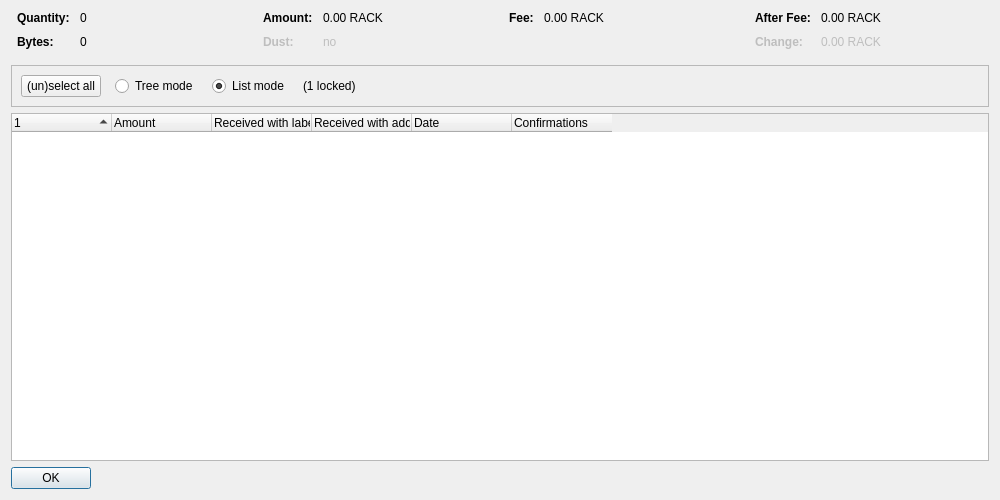
<?xml version="1.0" encoding="UTF-8"?>
<ui version="4.0">
 <class>CoinControlDialog</class>
 <widget class="QDialog" name="CoinControlDialog">
  <property name="geometry">
   <rect>
    <x>0</x>
    <y>0</y>
    <width>1000</width>
    <height>500</height>
   </rect>
  </property>
  <property name="windowTitle">
   <string>Coin Selection</string>
  </property>
  <layout class="QVBoxLayout" name="verticalLayout">
   <item>
    <layout class="QHBoxLayout" name="horizontalLayoutTop" stretch="0,0,0,0">
     <property name="topMargin">
      <number>0</number>
     </property>
     <property name="bottomMargin">
      <number>10</number>
     </property>
     <item>
      <layout class="QFormLayout" name="formLayoutCoinControl1">
       <property name="horizontalSpacing">
        <number>10</number>
       </property>
       <property name="verticalSpacing">
        <number>10</number>
       </property>
       <property name="leftMargin">
        <number>6</number>
       </property>
       <property name="rightMargin">
        <number>6</number>
       </property>
       <item row="0" column="0">
        <widget class="QLabel" name="labelCoinControlQuantityText">
         <property name="font">
          <font>
           <weight>75</weight>
           <bold>true</bold>
          </font>
         </property>
         <property name="text">
          <string>Quantity:</string>
         </property>
        </widget>
       </item>
       <item row="0" column="1">
        <widget class="QLabel" name="labelCoinControlQuantity">
         <property name="cursor">
          <cursorShape>IBeamCursor</cursorShape>
         </property>
         <property name="contextMenuPolicy">
          <enum>Qt::ActionsContextMenu</enum>
         </property>
         <property name="text">
          <string notr="true">0</string>
         </property>
         <property name="textInteractionFlags">
          <set>Qt::LinksAccessibleByMouse|Qt::TextSelectableByKeyboard|Qt::TextSelectableByMouse</set>
         </property>
        </widget>
       </item>
       <item row="1" column="0">
        <widget class="QLabel" name="labelCoinControlBytesText">
         <property name="font">
          <font>
           <weight>75</weight>
           <bold>true</bold>
          </font>
         </property>
         <property name="text">
          <string>Bytes:</string>
         </property>
        </widget>
       </item>
       <item row="1" column="1">
        <widget class="QLabel" name="labelCoinControlBytes">
         <property name="cursor">
          <cursorShape>IBeamCursor</cursorShape>
         </property>
         <property name="contextMenuPolicy">
          <enum>Qt::ActionsContextMenu</enum>
         </property>
         <property name="text">
          <string notr="true">0</string>
         </property>
         <property name="textInteractionFlags">
          <set>Qt::LinksAccessibleByMouse|Qt::TextSelectableByKeyboard|Qt::TextSelectableByMouse</set>
         </property>
        </widget>
       </item>
      </layout>
     </item>
     <item>
      <layout class="QFormLayout" name="formLayoutCoinControl2">
       <property name="horizontalSpacing">
        <number>10</number>
       </property>
       <property name="verticalSpacing">
        <number>10</number>
       </property>
       <property name="leftMargin">
        <number>6</number>
       </property>
       <property name="rightMargin">
        <number>6</number>
       </property>
       <item row="0" column="0">
        <widget class="QLabel" name="labelCoinControlAmountText">
         <property name="font">
          <font>
           <weight>75</weight>
           <bold>true</bold>
          </font>
         </property>
         <property name="text">
          <string>Amount:</string>
         </property>
        </widget>
       </item>
       <item row="0" column="1">
        <widget class="QLabel" name="labelCoinControlAmount">
         <property name="cursor">
          <cursorShape>IBeamCursor</cursorShape>
         </property>
         <property name="contextMenuPolicy">
          <enum>Qt::ActionsContextMenu</enum>
         </property>
         <property name="text">
          <string notr="true">0.00 RACK</string>
         </property>
         <property name="textInteractionFlags">
          <set>Qt::LinksAccessibleByMouse|Qt::TextSelectableByKeyboard|Qt::TextSelectableByMouse</set>
         </property>
        </widget>
       </item>
       <item row="1" column="0">
        <widget class="QLabel" name="labelCoinControlLowOutputText">
         <property name="enabled">
          <bool>false</bool>
         </property>
         <property name="font">
          <font>
           <weight>75</weight>
           <bold>true</bold>
          </font>
         </property>
         <property name="text">
          <string>Dust:</string>
         </property>
        </widget>
       </item>
       <item row="1" column="1">
        <widget class="QLabel" name="labelCoinControlLowOutput">
         <property name="enabled">
          <bool>false</bool>
         </property>
         <property name="cursor">
          <cursorShape>IBeamCursor</cursorShape>
         </property>
         <property name="contextMenuPolicy">
          <enum>Qt::ActionsContextMenu</enum>
         </property>
         <property name="text">
          <string notr="true">no</string>
         </property>
         <property name="textInteractionFlags">
          <set>Qt::LinksAccessibleByMouse|Qt::TextSelectableByKeyboard|Qt::TextSelectableByMouse</set>
         </property>
        </widget>
       </item>
      </layout>
     </item>
     <item>
      <layout class="QFormLayout" name="formLayoutCoinControl3">
       <property name="horizontalSpacing">
        <number>10</number>
       </property>
       <property name="verticalSpacing">
        <number>10</number>
       </property>
       <property name="leftMargin">
        <number>6</number>
       </property>
       <property name="rightMargin">
        <number>6</number>
       </property>
       <item row="0" column="0">
        <widget class="QLabel" name="labelCoinControlFeeText">
         <property name="font">
          <font>
           <weight>75</weight>
           <bold>true</bold>
          </font>
         </property>
         <property name="text">
          <string>Fee:</string>
         </property>
        </widget>
       </item>
       <item row="0" column="1">
        <widget class="QLabel" name="labelCoinControlFee">
         <property name="cursor">
          <cursorShape>IBeamCursor</cursorShape>
         </property>
         <property name="contextMenuPolicy">
          <enum>Qt::ActionsContextMenu</enum>
         </property>
         <property name="text">
          <string notr="true">0.00 RACK</string>
         </property>
         <property name="textInteractionFlags">
          <set>Qt::LinksAccessibleByMouse|Qt::TextSelectableByKeyboard|Qt::TextSelectableByMouse</set>
         </property>
        </widget>
       </item>
      </layout>
     </item>
     <item>
      <layout class="QFormLayout" name="formLayoutCoinControl4">
       <property name="horizontalSpacing">
        <number>10</number>
       </property>
       <property name="verticalSpacing">
        <number>10</number>
       </property>
       <property name="leftMargin">
        <number>6</number>
       </property>
       <property name="rightMargin">
        <number>6</number>
       </property>
       <item row="0" column="0">
        <widget class="QLabel" name="labelCoinControlAfterFeeText">
         <property name="font">
          <font>
           <weight>75</weight>
           <bold>true</bold>
          </font>
         </property>
         <property name="text">
          <string>After Fee:</string>
         </property>
        </widget>
       </item>
       <item row="0" column="1">
        <widget class="QLabel" name="labelCoinControlAfterFee">
         <property name="cursor">
          <cursorShape>IBeamCursor</cursorShape>
         </property>
         <property name="contextMenuPolicy">
          <enum>Qt::ActionsContextMenu</enum>
         </property>
         <property name="text">
          <string notr="true">0.00 RACK</string>
         </property>
         <property name="textInteractionFlags">
          <set>Qt::LinksAccessibleByMouse|Qt::TextSelectableByKeyboard|Qt::TextSelectableByMouse</set>
         </property>
        </widget>
       </item>
       <item row="1" column="0">
        <widget class="QLabel" name="labelCoinControlChangeText">
         <property name="enabled">
          <bool>false</bool>
         </property>
         <property name="font">
          <font>
           <weight>75</weight>
           <bold>true</bold>
          </font>
         </property>
         <property name="text">
          <string>Change:</string>
         </property>
        </widget>
       </item>
       <item row="1" column="1">
        <widget class="QLabel" name="labelCoinControlChange">
         <property name="enabled">
          <bool>false</bool>
         </property>
         <property name="cursor">
          <cursorShape>IBeamCursor</cursorShape>
         </property>
         <property name="contextMenuPolicy">
          <enum>Qt::ActionsContextMenu</enum>
         </property>
         <property name="text">
          <string notr="true">0.00 RACK</string>
         </property>
         <property name="textInteractionFlags">
          <set>Qt::LinksAccessibleByMouse|Qt::TextSelectableByKeyboard|Qt::TextSelectableByMouse</set>
         </property>
        </widget>
       </item>
      </layout>
     </item>
    </layout>
   </item>
   <item>
    <widget class="QFrame" name="frame">
     <property name="minimumSize">
      <size>
       <width>0</width>
       <height>40</height>
      </size>
     </property>
     <property name="frameShape">
      <enum>QFrame::StyledPanel</enum>
     </property>
     <property name="frameShadow">
      <enum>QFrame::Sunken</enum>
     </property>
     <layout class="QHBoxLayout" name="horizontalLayout">
      <item>
       <layout class="QHBoxLayout" name="horizontalLayoutPanel" stretch="0,0,0,0,0">
        <property name="spacing">
         <number>14</number>
        </property>
        <item>
         <widget class="QPushButton" name="pushButtonSelectAll">
          <property name="sizePolicy">
           <sizepolicy hsizetype="Maximum" vsizetype="Fixed">
            <horstretch>0</horstretch>
            <verstretch>0</verstretch>
           </sizepolicy>
          </property>
          <property name="text">
           <string>(un)select all</string>
          </property>
          <property name="autoDefault">
           <bool>false</bool>
          </property>
         </widget>
        </item>
        <item>
         <widget class="QRadioButton" name="radioTreeMode">
          <property name="sizePolicy">
           <sizepolicy hsizetype="Maximum" vsizetype="Fixed">
            <horstretch>0</horstretch>
            <verstretch>0</verstretch>
           </sizepolicy>
          </property>
          <property name="text">
           <string>Tree mode</string>
          </property>
         </widget>
        </item>
        <item>
         <widget class="QRadioButton" name="radioListMode">
          <property name="sizePolicy">
           <sizepolicy hsizetype="Maximum" vsizetype="Fixed">
            <horstretch>0</horstretch>
            <verstretch>0</verstretch>
           </sizepolicy>
          </property>
          <property name="text">
           <string>List mode</string>
          </property>
          <property name="checked">
           <bool>true</bool>
          </property>
         </widget>
        </item>
        <item>
         <widget class="QLabel" name="labelLocked">
          <property name="text">
           <string notr="true">(1 locked)</string>
          </property>
         </widget>
        </item>
        <item>
         <spacer name="horizontalSpacer">
          <property name="orientation">
           <enum>Qt::Horizontal</enum>
          </property>
          <property name="sizeHint" stdset="0">
           <size>
            <width>40</width>
            <height>20</height>
           </size>
          </property>
         </spacer>
        </item>
       </layout>
      </item>
     </layout>
    </widget>
   </item>
   <item>
    <widget class="CoinControlTreeWidget" name="treeWidget">
     <property name="contextMenuPolicy">
      <enum>Qt::CustomContextMenu</enum>
     </property>
     <property name="sortingEnabled">
      <bool>false</bool>
     </property>
     <property name="columnCount">
      <number>6</number>
     </property>
     <attribute name="headerShowSortIndicator" stdset="0">
      <bool>true</bool>
     </attribute>
     <attribute name="headerStretchLastSection">
      <bool>false</bool>
     </attribute>
     <column>
      <property name="text">
       <string/>
      </property>
     </column>
     <column>
      <property name="text">
       <string>Amount</string>
      </property>
     </column>
     <column>
      <property name="text">
       <string>Received with label</string>
      </property>
     </column>
     <column>
      <property name="text">
       <string>Received with address</string>
      </property>
     </column>
     <column>
      <property name="text">
       <string>Date</string>
      </property>
     </column>
     <column>
      <property name="text">
       <string>Confirmations</string>
      </property>
      <property name="toolTip">
       <string>Confirmed</string>
      </property>
     </column>
     <column>
      <property name="text">
       <string/>
      </property>
     </column>
     <column>
      <property name="text">
       <string/>
      </property>
     </column>
     <column>
      <property name="text">
       <string/>
      </property>
     </column>
     <column>
      <property name="text">
       <string/>
      </property>
     </column>
    </widget>
   </item>
   <item>
    <widget class="QDialogButtonBox" name="buttonBox">
     <property name="sizePolicy">
      <sizepolicy hsizetype="Maximum" vsizetype="Fixed">
       <horstretch>0</horstretch>
       <verstretch>0</verstretch>
      </sizepolicy>
     </property>
     <property name="orientation">
      <enum>Qt::Horizontal</enum>
     </property>
     <property name="standardButtons">
      <set>QDialogButtonBox::Ok</set>
     </property>
    </widget>
   </item>
  </layout>
 </widget>
 <customwidgets>
  <customwidget>
   <class>CoinControlTreeWidget</class>
   <extends>QTreeWidget</extends>
   <header>qt/coincontroltreewidget.h</header>
  </customwidget>
 </customwidgets>
 <resources/>
 <connections/>
</ui>
